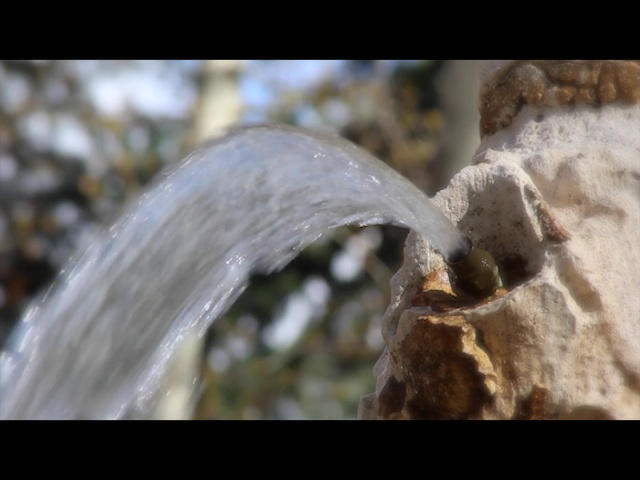
#> input picture FinalProject/images/source/videoframe0001.jpg, 640 x 480 px
$ python coreProcessing.py
#> lines starting #> are read from the running program, lines starting #| are printed output that depends on the picture; after the words box and inside, x2 and y2 are one past the last pixel; in counts of white or black regions, pixels touching at a corner belong together

import cv2
import os
import sys
import numpy as np,sys


print("Inside core processing python file")
sys.stdout.flush()
# Load two images
imageNames = []

SRC_FOLDER = "images/source"
subfolders = os.walk(SRC_FOLDER)
OUT_FOLDER = "images/out"

frameOne = cv2.imread(os.path.join(SRC_FOLDER,"videoframe0001.jpg"), cv2.IMREAD_COLOR)
#> frameOne is the input picture: shape (480, 640, 3); mean B, G, R 88.6, 92.2, 96.3
mask = cv2.imread(os.path.join(SRC_FOLDER, "mask.jpg"), cv2.IMREAD_COLOR)
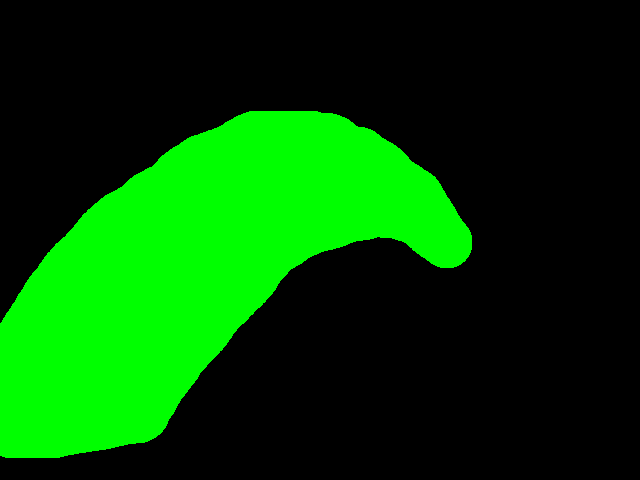
#> input picture FinalProject/images/source/mask.jpg, 640 x 480 px
#> mask is the input picture: shape (480, 640, 3); mean B, G, R 0, 69.7, 0
# cv2.imwrite("mask2.jpg", mask)
imageSize = frameOne.size
#> imageSize = 921600
newMask = frameOne.copy()
for i in range(frameOne.shape[0]):
	for j in range(frameOne.shape[1]):
		if mask[i][j].any() == 0: # Not black/not mask
			# currFrame[i][j] = frameOne[i][j]
			newMask[i][j] = [0,0,0]
		else:
			newMask[i][j] = [1,1,1]
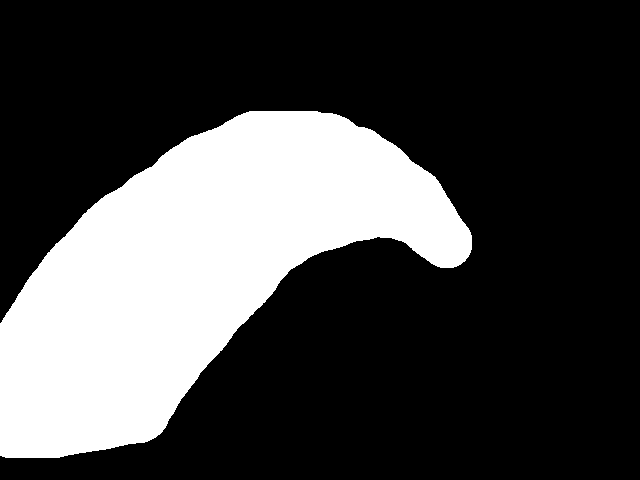
#> newMask: shape (480, 640, 3); values 0 (black) and 1 (white), 27.3% white; 1 white region, box (x1, y1, x2, y2) and area: (0, 111, 472, 458) 83996
print(newMask.dtype)
#| uint8

# Loop through all video frame files
for file in os.listdir(SRC_FOLDER):
	if "videoframe" in file:
		# data type is uint8
		currFrame = cv2.imread(os.path.join(SRC_FOLDER, file), cv2.IMREAD_COLOR)
#> (the run stopped early here; a loop or call above may not have finished)
